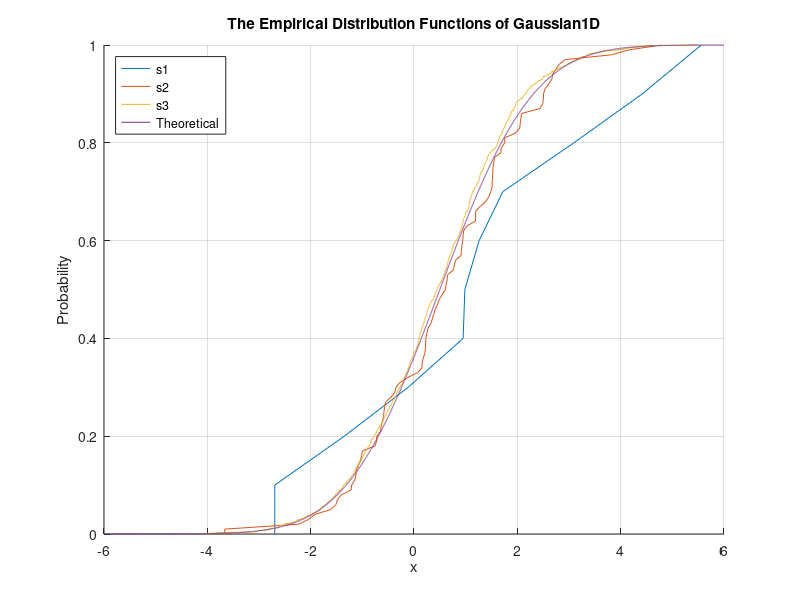

Recreate this plot in MATLAB.
close all;
clear all;
load Gaussian1D.mat;

x=-6:0.001:6;
m0=0.5;
var0=2;
norm=normcdf(x,m0,sqrt(var0));
norm0 = normpdf(x,0.5,2^0.5);

[f1,x1]=ecdf(s1);
[f2,x2]=ecdf(s2);
[f3,x3]=ecdf(s3);

m1=mean(s1);
var1=1./length(s1).*sum((s1-m1).^2);

m2=mean(s2);
var2=1./length(s2).*sum((s2-m2).^2);

m3=mean(s3);
var3=1./length(s3).*sum((s3-m3).^2);

mean=[m1 m2 m3];
var=[var1 var2 var3];

figure;
grid on;
hold on;
plot(x1,f1,x2,f2,x3,f3,x,norm);
title('The Empirical Distribution Functions of Gaussian1D');
xlabel('x');
ylabel('Probability');
legend('s1','s2','s3','Theoretical','Location','Northwest');